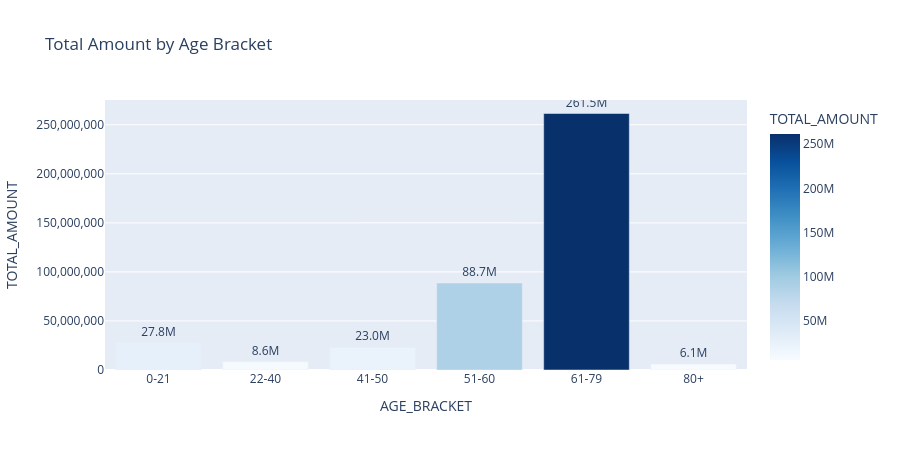

Here is the notebook cell this chart was saved with:
### Markdown cell above
## 5. Age Bracket Analysis

We calculate age at the time of visit using the patient's date of birth and the arrival date. Then we group into age brackets and analyse visit counts, member counts, and total spend.

### Code cell
# Calculate age at visit (in years)
df['AGE_AT_VISIT'] = (df['ARRIVAL DATE'] - df['DOB']).dt.days // 365
# Cap at reasonable maximum
df['AGE_AT_VISIT'] = df['AGE_AT_VISIT'].clip(0, 120)

# Define age brackets
bins = [0, 21, 40, 50, 60, 79, 200]
labels = ['0-21', '22-40', '41-50', '51-60', '61-79', '80+']
df['AGE_BRACKET'] = pd.cut(df['AGE_AT_VISIT'], bins=bins, labels=labels, right=True)

# Aggregate
age_summary = df.groupby('AGE_BRACKET').agg(
    UNIQUE_VISITS=('VISIT_KEY', 'nunique'),
    UNIQUE_MEMBERS=('MEMBER NUMBER', 'nunique'),
    TOTAL_AMOUNT=('AMOUNT', 'sum')
).reset_index()

# Add percentage of total amount
total_amount_all = age_summary['TOTAL_AMOUNT'].sum()
age_summary['SHARE (%)'] = (age_summary['TOTAL_AMOUNT'] / total_amount_all * 100).round(2)

# Format for display
age_display = age_summary.copy()
age_display['UNIQUE_VISITS'] = age_display['UNIQUE_VISITS'].apply(lambda x: f"{x:,}")
age_display['UNIQUE_MEMBERS'] = age_display['UNIQUE_MEMBERS'].apply(lambda x: f"{x:,}")
age_display['TOTAL_AMOUNT'] = age_display['TOTAL_AMOUNT'].apply(lambda x: f"Ksh {x:,.0f}")
age_display['SHARE (%)'] = age_display['SHARE (%)'].astype(str) + '%'

print("### Age Bracket Summary\n")
display(age_display)

# Identify highest values
max_visits_bracket = age_summary.loc[age_summary['UNIQUE_VISITS'].idxmax(), 'AGE_BRACKET']
max_members_bracket = age_summary.loc[age_summary['UNIQUE_MEMBERS'].idxmax(), 'AGE_BRACKET']
max_amount_bracket = age_summary.loc[age_summary['TOTAL_AMOUNT'].idxmax(), 'AGE_BRACKET']

print("\n### Highest Categories")
print(f"- **HIGHEST VISITS**: {max_visits_bracket}")
print(f"- **HIGHEST MEMBERS**: {max_members_bracket}")
print(f"- **HIGHEST AMOUNT**: {max_amount_bracket}")

# Bar chart for amount by age bracket
fig_age = px.bar(
    age_summary,
    x='AGE_BRACKET',
    y='TOTAL_AMOUNT',
    title='Total Amount by Age Bracket',
    text=age_summary['TOTAL_AMOUNT'].apply(lambda x: f'{x/1e6:.1f}M'),
    color='TOTAL_AMOUNT',
    color_continuous_scale='Blues'
)
fig_age.update_traces(textposition='outside')
fig_age.update_layout(yaxis_tickformat=',.0f', height=450)
fig_age.show()

### Figure 1 — Plotly figure (JSON) as saved in the notebook; plotly's stock layout.template omitted (floating-point values rounded to 4 significant figures)
{"data": [{"alignmentgroup": "True", "hovertemplate": "AGE_BRACKET=%{x}<br>TOTAL_AMOUNT=%{marker.color}<br>text=%{text}<extra></extra>", "legendgroup": "", "marker": {"color": [27790000.0, 8583000.0, 22960000.0, 88700000.0, 261500000.0, 6058000.0], "coloraxis": "coloraxis", "pattern": {"shape": ""}}, "name": "", "offsetgroup": "", "orientation": "v", "showlegend": false, "text": ["27.8M", "8.6M", "23.0M", "88.7M", "261.5M", "6.1M"], "textposition": "outside", "type": "bar", "x": ["0-21", "22-40", "41-50", "51-60", "61-79", "80+"], "xaxis": "x", "y": [27790000.0, 8583000.0, 22960000.0, 88700000.0, 261500000.0, 6058000.0], "yaxis": "y"}], "layout": {"barmode": "relative", "coloraxis": {"colorbar": {"title": {"text": "TOTAL_AMOUNT"}}, "colorscale": [[0, "rgb(247,251,255)"], [0.125, "rgb(222,235,247)"], [0.25, "rgb(198,219,239)"], [0.375, "rgb(158,202,225)"], [0.5, "rgb(107,174,214)"], [0.625, "rgb(66,146,198)"], [0.75, "rgb(33,113,181)"], [0.875, "rgb(8,81,156)"], [1, "rgb(8,48,107)"]]}, "height": 450, "legend": {"tracegroupgap": 0}, "title": {"text": "Total Amount by Age Bracket"}, "xaxis": {"anchor": "y", "domain": [0, 1], "title": {"text": "AGE_BRACKET"}}, "yaxis": {"anchor": "x", "domain": [0, 1], "tickformat": ",.0f", "title": {"text": "TOTAL_AMOUNT"}}}}
